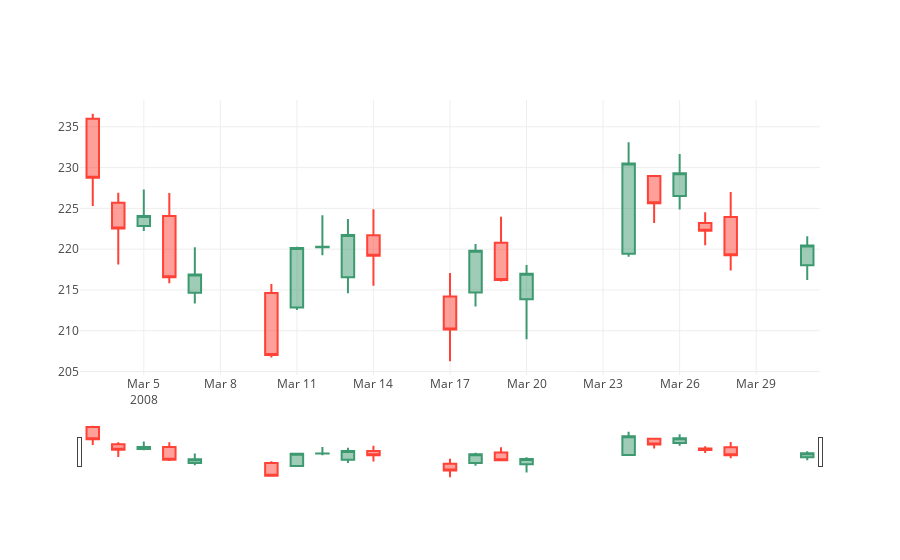

Write notebook code for a chart like this one.
### Markdown cell above
## <a id='2.7'>2.7 Candlestick charts</a>
This type of chart is used as a trading tool to visualise and analyse the price movements over time for securities, derivatives, currencies, stocks, bonds, commodities, etc. Although the symbols used in Candlestick Charts resemble a Box Plot, they function differently and therefore, are not to be confused with one another.

Candlestick Charts display multiple bits of price information such as the open price, close price, highest price and lowest price through the use of candlestick-like symbols. Each symbol represents the compressed trading activity for a single time period (a minute, hour, day, month, etc). Each Candlestick symbol is plotted along a time scale on the x-axis, to show the trading activity over time.

The main rectangle in the symbol is known as the real body, which is used to display the range between the open and close price of that time period. While the lines extending from the bottom and top of the real body is known as the lower and upper shadows (or wick). Each shadow represents the highest or lowest price traded during the time period represented. When the market is Bullish (the closing price is higher than it opened), then the body is coloured typically white or green. But when the market is Bearish (the closing price is lower than it opened), then the body is usually coloured either black or red.

<img src="https://datavizcatalogue.com/methods/images/anatomy/SVG/candlestick_chart.svg">

Candlestick Charts are great for detecting and predicting market trends over time and are useful for interpreting the day-to-day sentiment of the market, through each candlestick symbol's colouring and shape. For example, the longer the body is, the more intense the selling or buying pressure is. While, a very short body, would indicate that there is very little price movement in that time period and represents consolidation.

Candlestick Charts help reveal the market psychology (the fear and greed experienced by sellers and buyers) through the various indicators, such as shape and colour, but also by the many identifiable patterns that can be found in Candlestick Charts. In total, there are 42 recognised patterns that are divided into simple and complex patterns. These patterns found in Candlestick Charts are useful for displaying price relationships and can be used for predicting the possible future movement of the market. You can find a list and description of each pattern here.

Please bear in mind, that Candlestick Charts don't express the events taking place between the open and close price - only the relationship between the two prices. So you can't tell how volatile trading was within that single time period.

Source: [Datavizcatalogue](https://datavizcatalogue.com/methods/candlestick_chart.html)

### Code cell
# Candlestick chart of march 2008
trace = go.Candlestick(x=google['03-2008'].index,
                open=google['03-2008'].Open,
                high=google['03-2008'].High,
                low=google['03-2008'].Low,
                close=google['03-2008'].Close)
data = [trace]
iplot(data, filename='simple_candlestick')

### Figure 1 — Plotly figure (JSON) as saved in the notebook; plotly's stock layout.template omitted (floating-point values rounded to 4 significant figures)
{"data": [{"close": [228.7, 222.5, 224.1, 216.6, 216.9, 207.0, 220.1, 220.3, 221.7, 219.2, 210.1, 219.8, 216.2, 217.0, 230.5, 225.6, 229.3, 222.3, 219.3, 220.5], "high": [236.6, 226.9, 227.3, 226.9, 220.2, 215.7, 220.3, 224.2, 223.7, 224.9, 217.1, 220.6, 224.0, 218.1, 233.1, 229.0, 231.7, 224.5, 227.0, 221.6], "low": [225.3, 218.1, 222.2, 215.8, 213.3, 206.7, 212.5, 219.2, 214.6, 215.5, 206.3, 213.0, 216.1, 209.0, 219.1, 223.2, 224.9, 220.5, 217.4, 216.2], "open": [236.0, 225.7, 222.8, 224.1, 214.7, 214.6, 212.8, 220.2, 216.6, 221.7, 214.2, 214.7, 220.8, 213.9, 219.4, 229.0, 226.5, 223.2, 223.9, 218.0], "type": "candlestick", "uid": "79ac4fa1-81c3-4ecb-8466-4d7ef6a6732b", "x": ["2008-03-03", "2008-03-04", "2008-03-05", "2008-03-06", "2008-03-07", "2008-03-10", "2008-03-11", "2008-03-12", "2008-03-13", "2008-03-14", "2008-03-17", "2008-03-18", "2008-03-19", "2008-03-20", "2008-03-24", "2008-03-25", "2008-03-26", "2008-03-27", "2008-03-28", "2008-03-31"]}], "layout": {}}
